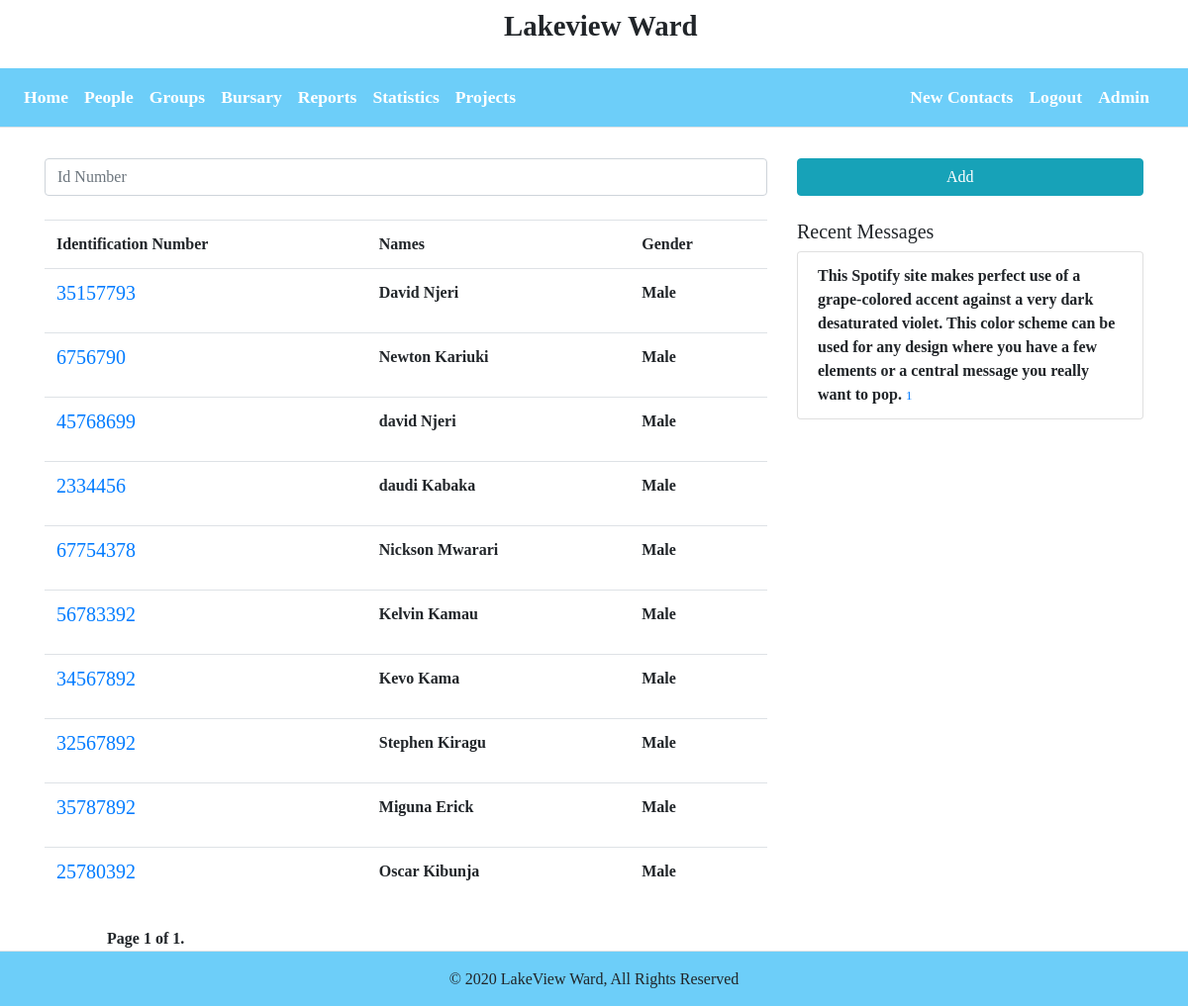
The app's page /manycitizen/ (signed in) with its own data.
### citizens/models.py (models this page shows, shortened)
class Citizen(models.Model):
    id_number = models.PositiveIntegerField(primary_key=True,verbose_name="Identification Number", unique=True)
    person = models.OneToOneField("Person", on_delete=models.CASCADE)
    location = models.CharField(max_length=150)
    email = models.EmailField(max_length=255, blank=True)
    phone_number = models.CharField("Phone Number", max_length=12, blank=True, default='0704893840')
    voting_centre = models.CharField('Voting Centre', max_length=50, default='Unity Primary School')
    uploaded_to_google = models.BooleanField(default=False)
    class Meta:
        verbose_name= 'Citizen'
        verbose_name_plural = 'Citizens'

class Person(models.Model):
    GENDER = (
        ('M', 'Male'),
        ('F', 'Female')
    )
    person_id = models.UUIDField(primary_key=True, default=uuid.uuid4, editable=False)
    surname = models.CharField(max_length=50, default="")
    first_name = models.CharField(max_length=50)
    last_name = models.CharField(max_length=50)
    gender = models.CharField(choices=GENDER, max_length=10)
    dob = models.DateField("Date of Birth", auto_now=False, auto_now_add=False)
    class Meta:
        verbose_name = "Person"
        verbose_name_plural = "Persons"

class Messages(models.Model):
    ISSUE = (
        ('CT','Complaint'),
        ('CO','Concern'),
        ('OT','Others')
    )
    user = models.ForeignKey(Citizen, on_delete=models.CASCADE, related_name='messages')
    date_created = models.DateTimeField(auto_now=True, auto_now_add=False)
    content = models.TextField()
    is_sorted = models.BooleanField(default=False)
    date_sorted = models.DateTimeField(auto_now=False, auto_now_add=False, default=timezone.now())
    type_of_isssue = models.CharField(choices=ISSUE, max_length=10)
    class Meta:
        verbose_name = "Message"
        verbose_name_plural = "Messages"

### citizens/views.py (the view)
# urls.py: path('manycitizen/',CitizenListView.as_view(), name="list-view"),
class CitizenListView(LoginRequiredMixin, ListView):
    model = Citizen
    context_object_name = 'citizens'
    template_name  = 'citizen/citizenlist.html'
    paginate_by = 25
    ordering = '-id_number'
    def get_queryset(self):
        query = self.request.GET.get('q')
        print(query)
        results = searchCitizen(query)
        return results
    def get_context_data(self, **kwargs):
        context = super().get_context_data(**kwargs)
        context["mymessages"] = Messages.objects.filter(is_sorted=False).order_by('-date_created')[:10]
        return context

### citizens/views.py (called while the page is built)
def searchCitizen(id=None):
    if id == '' or id == None:
        results = Citizen.objects.all()
    else:
        results = Citizen.objects.filter(pk=id)
    return results

### citizens/templates/citizen/citizenlist.html (shortened to what this page needs)
{% extends 'base.html' %}
{% load static %}
{% block content %}
<div class="container mb-3 mt-3">
    <div class="row ">
        <form class="form-horizontal col-md-8" method="get">
            <input class="form-control mb-2" type="text" name="q" id="" placeholder="Id Number">
        </form>
        <div class="col-md-4 col-sm-12">
            {% if user.is_admin %}
            <a href="{% url 'citizen-create' %}" class="btn btn-info  w-100"> Add<i class="fa fa-plus ml-2"></i></a>
            {% endif %}
        </div>
    </div>
</div>
<div class="container">
    <div class="row">
        <div class="col-md-8">
            <table class="table">
                <tr>
                    <th>Identification Number</th>
                    <th>Names</th>
                    <th>Gender</th>
                </tr>
                {% for citizen in citizens %}
                <tr>
                    <td><h5><a href="{% url 'citizen-detail' citizen.id_number%}">{{ citizen.id_number }}</a></h5></td>
                    <td><p>{{ citizen.person.first_name }} {{ citizen.person.last_name }} </p></td>
                    <td>{{ citizen.person.get_gender_display }}</td>
                </tr>
                {% endfor %}
            </table>
            <div class="container ml-5">
                {% include 'paginate.html' %}
            </div>
        </div>
        <div class="col-md-4">
            <div class="list-group">
                <h5> Recent Messages</h5>
                <ul class="list-group">
                    {% for message in mymessages %}
                        <li class="list-group-item"> {{message.content}} <small><a href="{% url 'citizen-detail' message.user.id_number %}">{{message.pk}}</a></small></li>
                    {% endfor %}
                </ul>
            </div>
        </div>
    </div>
</div>
{% endblock %}

### citizens/static/master.css (style rules this page uses)
html, body { margin:0%; padding:0%; font-style: normal; font-family:'Times New Roman', Times, serif; font-size: medium; font-weight: 900; }

### records on screen
Citizen: id_number "35157793", person.first_name "David", person.last_name "Njeri", person.gender "Male"
Citizen: id_number "6756790", person.first_name "Newton", person.last_name "Kariuki", person.gender "Male"
Citizen: id_number "45768699", person.first_name "david", person.last_name "Njeri", person.gender "Male"
Citizen: id_number "2334456", person.first_name "daudi", person.last_name "Kabaka", person.gender "Male"
Citizen: id_number "67754378", person.first_name "Nickson", person.last_name "Mwarari", person.gender "Male"
Citizen: id_number "56783392", person.first_name "Kelvin", person.last_name "Kamau", person.gender "Male"
Citizen: id_number "34567892", person.first_name "Kevo", person.last_name "Kama", person.gender "Male"
Citizen: id_number "32567892", person.first_name "Stephen", person.last_name "Kiragu", person.gender "Male"
Citizen: id_number "35787892", person.first_name "Miguna", person.last_name "Erick", person.gender "Male"
Citizen: id_number "25780392", person.first_name "Oscar", person.last_name "Kibunja", person.gender "Male"
Messages: content "This Spotify site makes perfect use of a grape-colored accent against a very dark desaturated violet. This color scheme can be used for any design where you have a few elements or a central message you really want to pop.", pk "1"

### other values on screen
{{ page_obj.number }} "1"
{{ paginator.num_pages }} "1"
